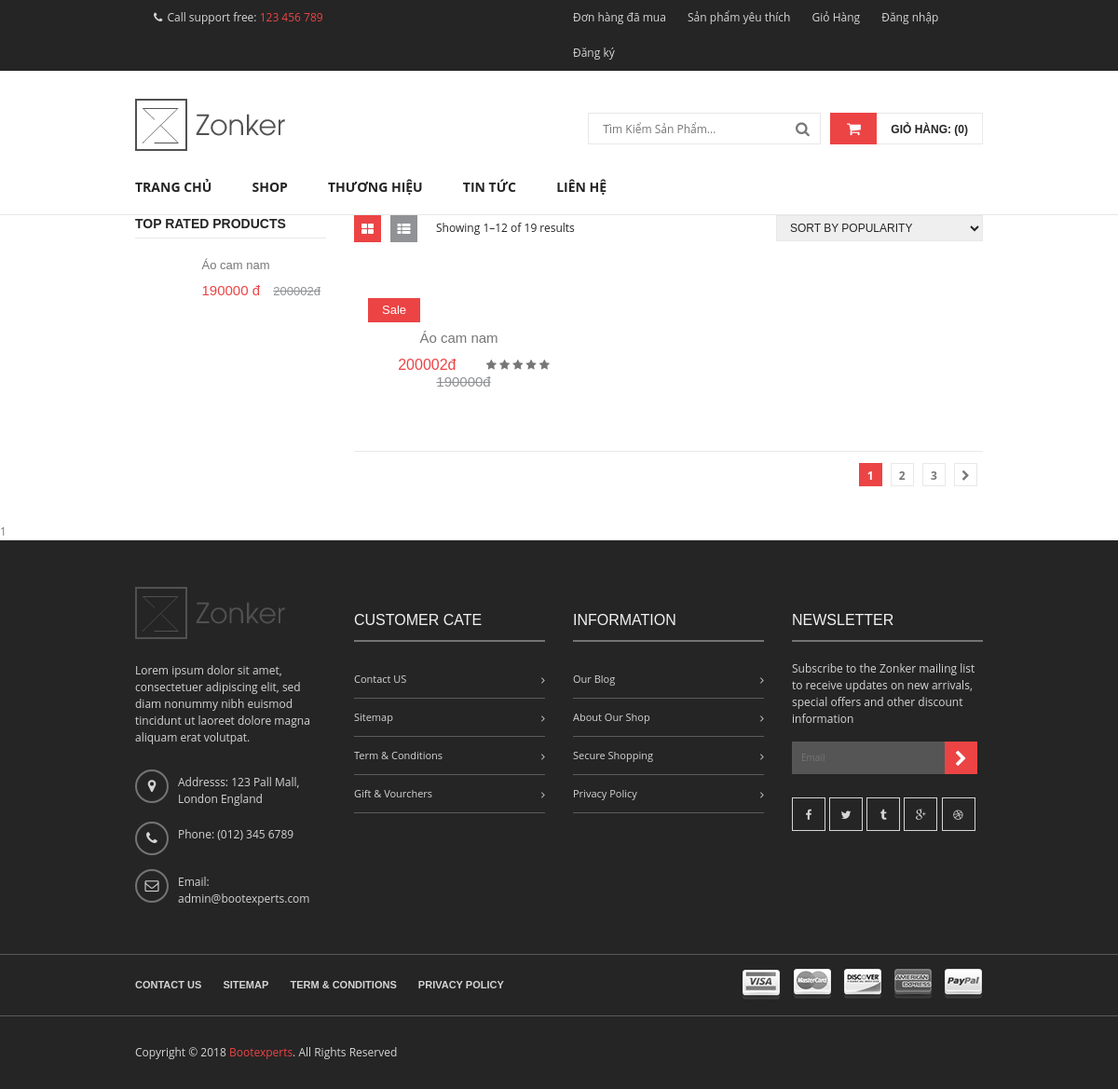
The page /category?id=3 on the database its author committed.
### tables this page shows
CREATE TABLE `product` (
  `id` int(11) NOT NULL,
  `category_id` int(11) DEFAULT NULL,
  `brand_id` int(11) DEFAULT NULL,
  `title` varchar(350) DEFAULT NULL,
  `price` int(11) DEFAULT NULL,
  `number` int(11) NOT NULL,
  `discount` int(11) DEFAULT NULL,
  `view` int(11) NOT NULL,
  `thumbnail` varchar(500) DEFAULT NULL,
  `description` longtext DEFAULT NULL,
  `status` int(11) NOT NULL,
  `created_at` datetime DEFAULT NULL,
  `updated_at` datetime DEFAULT NULL,
  `deleted` int(11) DEFAULT NULL
);

### client/views/homepage/shop.php (the view, shortened to what this page needs)
<div class="shop-area">
	<div class="container">
		<div class="row">
			<div class="col-lg-3 col-md-12 order-2 order-lg-1">
				<div class="sider-bar-wrap">
					<aside class="widget top-product-widget">
						<h3 class="sidebar-title">Top rated products</h3>
						<ul>
							<?php foreach ($viewss as $item) : ?>
								<li>
									<div class="single-product">
										<div class="product-img">
											<a href="<?= BASE_URL . 'chitietsp?id=' . $item['id'] ?>">
											</a>
										</div>
										<div class="product-content">
											<div class="pro-info">
												<h2 class="product-name"><a href="#"><?= $item['title'] ?></a></h2>
												<div class="price-box">
													<span class="new-price"><?= $item['discount'] ?> đ</span>
													<span class="old-price"><?= $item['price'] ?>đ</span>
												</div>
											</div>
										</div>
									</div>
								</li>
							<?php endforeach; ?>
						</ul>
					</aside>
				</div>
			</div>
			<div class="col-lg-9 col-md-12 order-1 order-lg-2">
				<div class="toolbar">
					<div class="view-mode">
						<a class="active" href="shop.html"><i class="fa fa-th-large"></i></a>
						<a class="list" href="shop-list.html"><i class="fa fa-th-list"></i></a>
					</div>
					<div class="show-result">
						<p> Showing 1–12 of 19 results</p>
					</div>
					<div class="toolbar-form">
						<form action="#">
							<div class="tolbar-select">
								<select>
									<option value="volvo">Sort by popularity</option>
								</select>
							</div>
						</form>
					</div>
				</div>
				<div class="grid-view">
					<div class="row">
						<?php foreach ($items as $item) : ?>
							<div class="col-lg-4 col-md-4 col-sm-12">
								<div class="single-product">
									<span class="sale-text">Sale</span>
									<div class="product-img">
										<a href="<?= BASE_URL . 'chitietsp?id=' . $item['id'] ?>">
										</a>
									</div>
									<div class="product-content">
										<h2 class="product-name"><a href="#"><?= $item['title'] ?></a></h2>
										<div class="pro-rating">
											<a href="#"><i class="fa fa-star"></i></a>
											<a href="#"><i class="fa fa-star"></i></a>
											<a href="#"><i class="fa fa-star"></i></a>
											<a href="#"><i class="fa fa-star"></i></a>
											<a href="#"><i class="fa fa-star"></i></a>
										</div>
										<div class="price-box">
											<span class="new-price"><?= $item['price'] ?>đ</span>
											<span class="old-price"><?= $item['discount'] ?>đ</span>
										</div>
									</div>
								</div>
							</div>
						<?php endforeach; ?>
					</div>
				</div>
				<div class="shop-pagination">
					<div class="pagination">
						<ul>
							<li class="active">1</li>
							<li><a href="#">2</a></li>
							<li><a href="#">3</a></li>
							<li><a href="#"><i class="fa fa-chevron-right"></i></a></li>
						</ul>
					</div>
				</div>
			</div>
		</div>
	</div>
</div>

### public/client-asset/css/my-user.css (style rules this page uses)
.col-md-4 { text-align: center; margin-top: 30px; }

### public/client-asset/css/donhangct.css (style rules this page uses)
.row { margin: 0px; }

### public/client-asset/css/main.css (style rules this page uses)
html { color: #222; font-size: 1em; line-height: 1.4; }

### public/client-asset/css/responsive.css (style rules this page uses)
@media (min-width: 992px) and (max-width: 1200px) { .container { width: 970px; } }

### rows shown on the page
product: title "Áo cam nam", discount "190000", price "200002"

### other values the page prints
countCartNumber() "0"
include_once $view "1"
